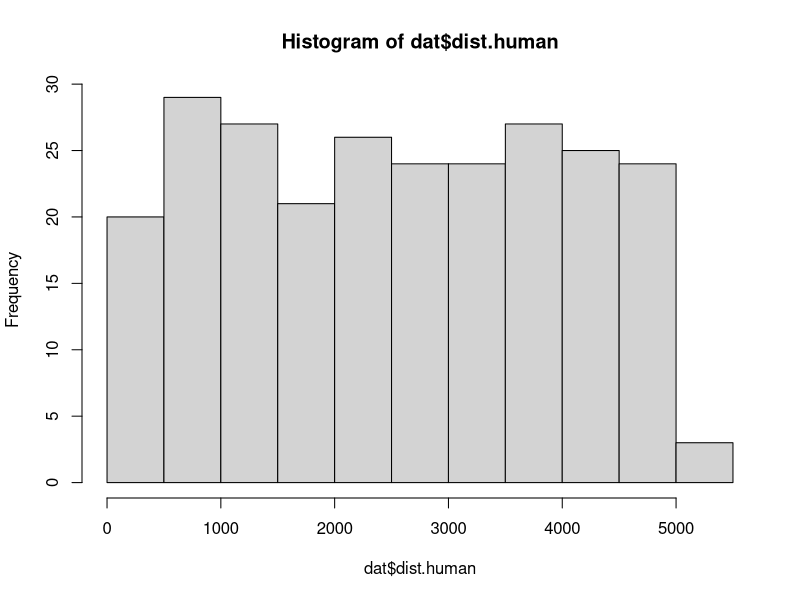
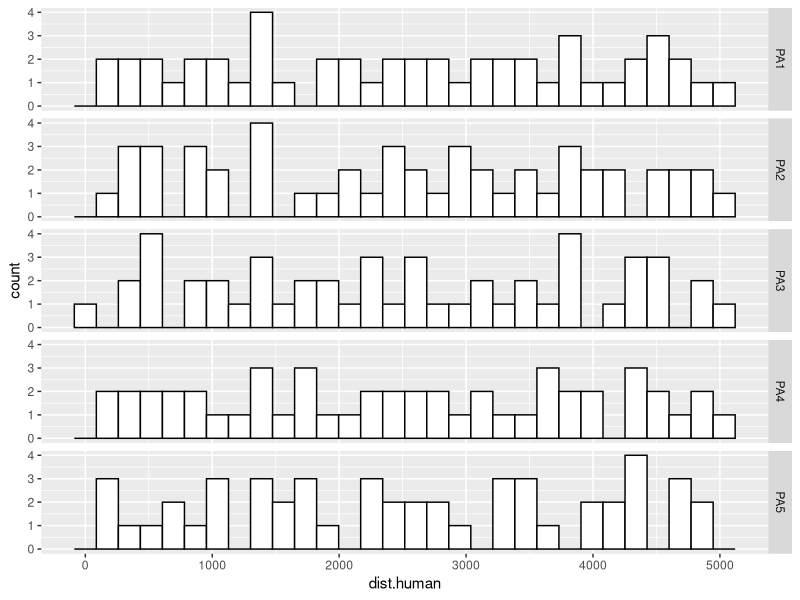
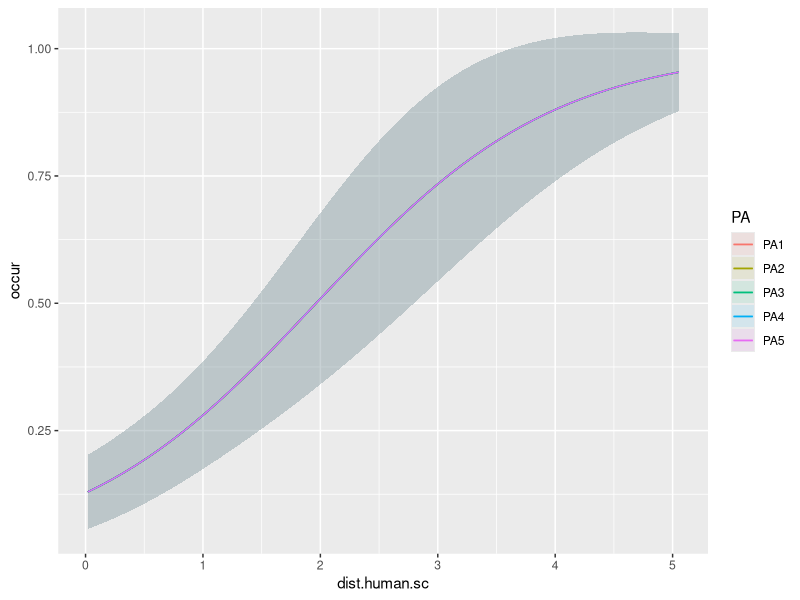
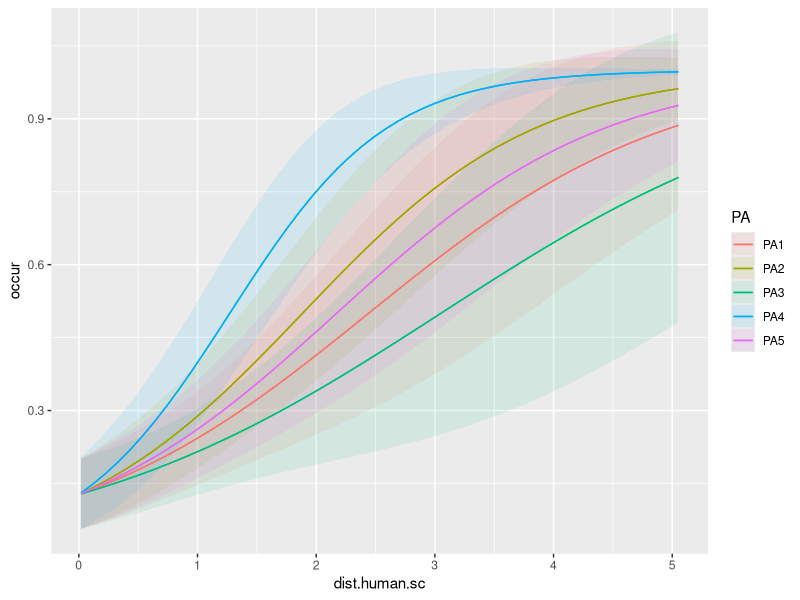

R code for these plots, in order:
## ---- chunk 1
knitr::opts_chunk$set(echo = TRUE)
## ---- chunk 2
library(ggplot2)
dat = read.csv("rabbit.occ.data.csv")

# data structure and attributes
  str(dat)

# frequency of 0's and 1's
  table(dat$occur)

# how many cameras at each protected area
  table(dat$PA)


# histogram of distance to human activity
  hist(dat$dist.human)
  
# histograms of human activity measured across PA's  
ggplot(dat, aes(x=dist.human))+
  geom_histogram(color="black", fill="white")+
  facet_grid(PA ~ .)
## ---- chunk 3
library(glmmTMB)

#scale distances to kilometers
dat$dist.human.sc = dat$dist.human/1000

model = glmmTMB(occur~dist.human.sc+(0+dist.human.sc||PA),
                family=binomial(link="logit"), 
                data=dat
                )
## ---- chunk 4
summary(model)
confint(model)
## ---- chunk 5
broom.mixed::tidy(model, effects = "ran_vals", conf.int = TRUE)
## ---- chunk 6
fixef(model)[[1]][2]+ranef(model)[[1]]$PA
## ---- chunk 7
marginaleffects::plot_predictions(model,
                                  condition=c("dist.human.sc","PA"),
                                  type="response",
                                  re.form=NA,
                                  vcov=TRUE
)
## ---- chunk 8
marginaleffects::plot_predictions(model,
                                  condition=c("dist.human.sc","PA"),
                                  type="response",
                                  re.form=NULL,
                                  vcov=TRUE
)
